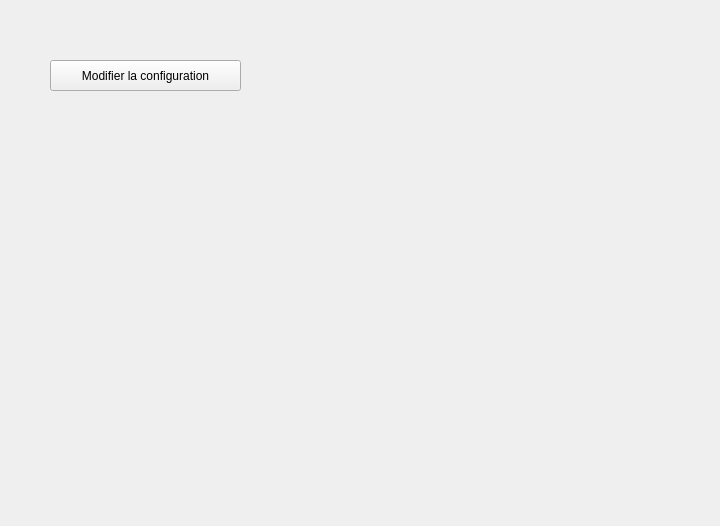
<?xml version="1.0" encoding="UTF-8"?>
<ui version="4.0">
 <class>Widget</class>
 <widget class="QWidget" name="Widget">
  <property name="geometry">
   <rect>
    <x>0</x>
    <y>0</y>
    <width>720</width>
    <height>526</height>
   </rect>
  </property>
  <property name="windowTitle">
   <string>Widget</string>
  </property>
  <widget class="QPushButton" name="pushButton">
   <property name="geometry">
    <rect>
     <x>50</x>
     <y>60</y>
     <width>191</width>
     <height>31</height>
    </rect>
   </property>
   <property name="text">
    <string>Modifier la configuration</string>
   </property>
  </widget>
 </widget>
 <resources/>
 <connections/>
</ui>
